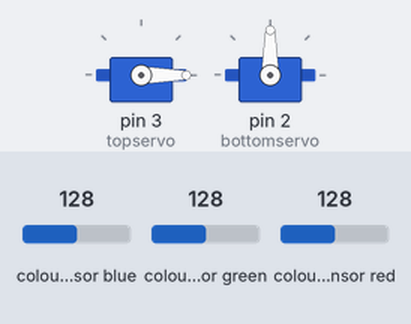
A sketch run on a simulated Arduino Uno, built with avr-gcc and run on an emulated ATmega328P. On the bench: 2 × servo. Wiring (inferred from the names in the program): TCS3200 colour sensor: output pin 10; S2 pin 8; S3 pin 9; S0 pin 6; S1 pin 7. The test bench sets the inputs (shaded band); at power-on: colour sensor blue 128, colour sensor green 128, colour sensor red 128. What the sketch prints to the serial monitor is not drawn.

Above: at 0.1 s.
At 2.1 s:
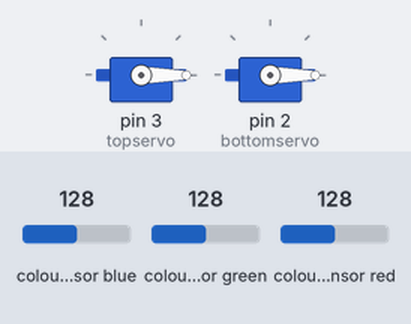
Timing chart, 0 to 3.6 s (numbered marks = the images above):
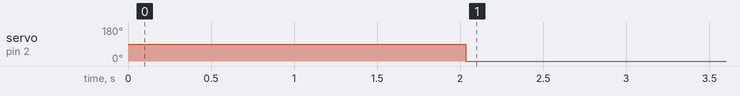

The sketch:

oct19.ino
```cpp
#include <Servo.h>

#define S0 6 //sensor de color S0 R
#define S1 7 //sensor de color S1 naranja
#define S2 8 //sensor de color S2 naranja
#define S3 9 //sensor de color S3 R
#define sensorOut 10 //sensor de color OUT azul
/*///////////////////////////////////////////////////////////////////////////////////////////////////////////////////////////////////////////////////////
________________________________________________DECLARACIONES
///////////////////////////////////////////////////////////////////////////////////////////////////////////////////////////////////////////////////////*/
Servo topservo;
Servo bottomservo;
//Valores del sensor de color
int R = 0, G = 0, B = 0;
int frequency = 0;
//Servos
int pos_0 = 0, pos_1 = 30, pos_2 = 60, pos_3 = 90;
int color = 0;
///////////////////////////////////////////////////////////////////////////////////////////////////////////////////////////////////////////////////////
//al detectar una tapa se se declarara como "true" y se va a parar la cinta que mueva las tapas
bool tapa = false;
///////////////////////////////////////////////////////////////////////////////////////////////////////////////////////////////////////////////////////
int MINIMO_RGB=3000, MAXIMO_RGB=0;
int maximoR =MAXIMO_RGB, minimoR =MINIMO_RGB, maximoG =MAXIMO_RGB, minimoG =MINIMO_RGB, maximoB =MAXIMO_RGB, minimoB =MINIMO_RGB;
/*///////////////////////////////////////////////////////////////////////////////////////////////////////////////////////////////////////////////////////
__________________________________________________ARRAY
///////////////////////////////////////////////////////////////////////////////////////////////////////////////////////////////////////////////////////*/
int rojo[2];
int verde[2];
int azul[2];
/*///////////////////////////////////////////////////////////////////////////////////////////////////////////////////////////////////////////////////////
__________________________________________________SETUP
///////////////////////////////////////////////////////////////////////////////////////////////////////////////////////////////////////////////////////*/
void setup() {

  setPines();
  setServo();

  Serial.begin(9600);
}

void setPines(){
  pinMode(S0, OUTPUT);
  pinMode(S1, OUTPUT);
  pinMode(S2, OUTPUT);
  pinMode(S3, OUTPUT);
  pinMode(sensorOut, INPUT);

  digitalWrite(S0, HIGH);
  digitalWrite(S1, LOW);
}

void setServo(){
  topservo.attach(3);
  bottomservo.attach(2);
}
/*///////////////////////////////////////////////////////////////////////////////////////////////////////////////////////////////////////////////////////
___________________________________________________LOOP
///////////////////////////////////////////////////////////////////////////////////////////////////////////////////////////////////////////////////////*/
void loop() {
  resetServo();
  color = readColor(maximoR, minimoR, maximoG, minimoG, maximoB, minimoB);
  interruptor(color);// hacer array de 7 valores, color y los maximos y minimos para que sus valores no se reseteen///////////////////////////////////////////
}

void resetServo(){
  tapa = false;
  topservo.write(pos_0);
  delay(500);
}
// Custom Function - readColor()
/*///////////////////////////////////////////////////////////////////////////////////////////////////////////////////////////////////////////////////////
_________________________________________________READ COLOR
///////////////////////////////////////////////////////////////////////////////////////////////////////////////////////////////////////////////////////*/
void mostrarFrecuencia(String letra, int frequency){
  letra.concat("= ");
  letra.concat(frequency);
  letra.concat("   ");
  Serial.print(letra);
  delay(500);
}

void setearYMostrarFrecuencia(){
  int pulseInLow = pulseIn(sensorOut, LOW);

  // Setting red filtered photodiodes to be read
  digitalWrite(S2, LOW);
  digitalWrite(S3, LOW);
  // Reading the output frequency
  frequency = pulseInLow;
  int R = frequency;
  // Printing the value on the serial monitor
  mostrarFrecuencia("R", frequency);

  // Setting Green filtered photodiodes to be read
  digitalWrite(S2, HIGH);
  digitalWrite(S3, HIGH);
  // Reading the output frequency
  frequency = pulseInLow;
  int G = frequency;
  // Printing the value on the serial monitor
  mostrarFrecuencia("G", frequency);


  // Setting Blue filtered photodiodes to be read
  digitalWrite(S2, LOW);
  digitalWrite(S3, HIGH);
  // Reading the output frequency
  frequency = pulseInLow;
  int B = frequency;
  // Printing the value on the serial monitor
  mostrarFrecuencia("B", frequency);
}

void logicaDeReadColor(int maximoR, int minimoR, int maximoG, int minimoG, int maximoB, int minimoB){
  //No sé si necesita un return o devuelve las variables con el nuevo valor. Averiguen eso.
  if (maximoR < R){
    maximoR = R;
  }
  if (minimoR > R){
    minimoR = R;
  }
  if (maximoG < G){
    maximoG = G;
  }
  if (minimoG > G){
    minimoG = G;
  }
  if (maximoB < B){
    maximoB = B;
  }
  if (minimoB > B){
    minimoB = B;
  }

}

void mostrarMinMaxColor(String color, int min, int max){
  String mensajeMax= "Max-", mensajeMin= "Min-";
  mensajeMax.concat(color);
  mensajeMax.concat(":  ");

  mensajeMin.concat(color);
  mensajeMin.concat(":  ");

  Serial.print(mensajeMax);
  Serial.print(max);
  Serial.print("  ");
  Serial.print(mensajeMin);
  Serial.print(min);
  Serial.print("  ");
}

int readColor(int maximoR, int minimoR, int maximoG, int minimoG, int maximoB, int minimoB) {
  setearYMostrarFrecuencia();
  logicaDeReadColor(maximoR, minimoR, maximoG, minimoG, maximoB, minimoB);

  mostrarMinMaxColor("rojo", minimoR, maximoR);
  mostrarMinMaxColor("verde", minimoG, maximoG);
  mostrarMinMaxColor("azul", minimoB, maximoB);

//______________________________________________IF  (COLORES)/
  if (R<45 && G<65 && G>55) {
    Serial.println("Rojo");
    tapa = true;
    color = 0;
  }else if (R<40 && R>20 && G<60 && G>45) {
    Serial.println("Verde");
    tapa = true;
    color = 1;
  }else if (G<50 && G>30 && B>26) {
    Serial.println("Azul");
    tapa = true;
    color = 2;
  }
  return(color);
}
/*///////////////////////////////////////////////////////////////////////////////////////////////////////////////////////////////////////////////////////
________________________________________________INTERRUPTOR
///////////////////////////////////////////////////////////////////////////////////////////////////////////////////////////////////////////////////////*/
void interruptor(int color){

  switch (color) {
    case 0:
    bottomservo.write(0);
    break;
    case 1:
    bottomservo.write(30);
    break;
    case 2:
    bottomservo.write(60);
    break;
    case 3:
    bottomservo.write(90);
    break;
  }
  delay(300);
}
```

Measured:
- by itself, servo on pin 2 (bottomservo): 90° → 0° at 2.0 s
